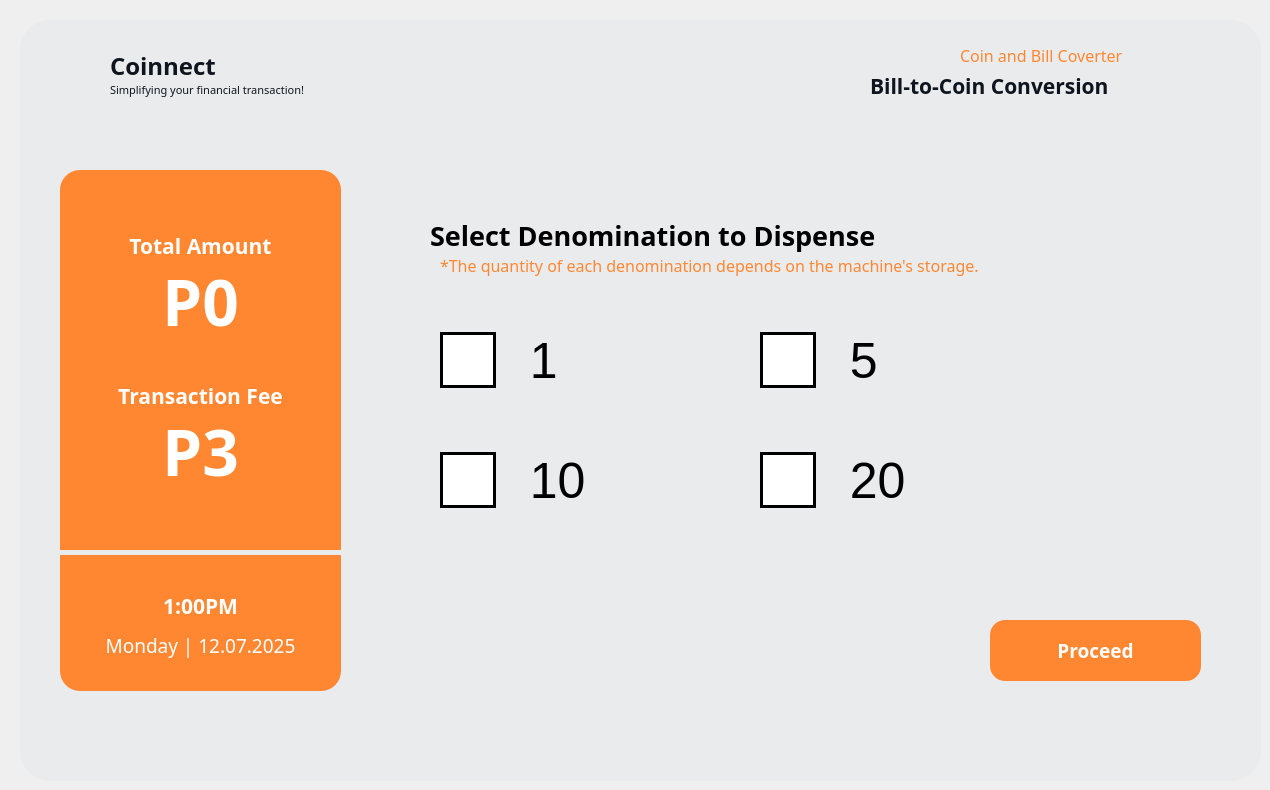
  <widget class="QWidget" name="dashboardFrame_03">
   <widget class="QFrame" name="DashboardFrame_3">
    <property name="enabled">
     <bool>true</bool>
    </property>
    <property name="geometry">
     <rect>
      <x>20</x>
      <y>20</y>
      <width>1241</width>
      <height>761</height>
     </rect>
    </property>
    <property name="font">
     <font>
      <pointsize>9</pointsize>
     </font>
    </property>
    <property name="styleSheet">
     <string notr="true">QFrame {
    background-color: #eaebec;
	border-radius: 30px;
}
</string>
    </property>
    <property name="frameShape">
     <enum>QFrame::NoFrame</enum>
    </property>
    <widget class="QLabel" name="label_137">
     <property name="geometry">
      <rect>
       <x>90</x>
       <y>20</y>
       <width>141</width>
       <height>51</height>
      </rect>
     </property>
     <property name="font">
      <font>
       <family>Montserrat</family>
       <pointsize>18</pointsize>
       <weight>75</weight>
       <bold>true</bold>
      </font>
     </property>
     <property name="styleSheet">
      <string notr="true">QLabel {
    color: #0f151f;
}
</string>
     </property>
     <property name="text">
      <string>Coinnect</string>
     </property>
    </widget>
    <widget class="QLabel" name="label_138">
     <property name="geometry">
      <rect>
       <x>90</x>
       <y>60</y>
       <width>231</width>
       <height>20</height>
      </rect>
     </property>
     <property name="font">
      <font>
       <family>Montserrat</family>
       <pointsize>8</pointsize>
       <weight>50</weight>
       <bold>false</bold>
      </font>
     </property>
     <property name="styleSheet">
      <string notr="true">QLabel {
    color: #0f151f;
}
</string>
     </property>
     <property name="text">
      <string>Simplifying your financial transaction!</string>
     </property>
    </widget>
    <widget class="QLabel" name="main_logo_54">
     <property name="geometry">
      <rect>
       <x>40</x>
       <y>35</y>
       <width>40</width>
       <height>40</height>
      </rect>
     </property>
     <property name="text">
      <string/>
     </property>
     <property name="pixmap">
      <pixmap>images/Coinnect Logo.png</pixmap>
     </property>
     <property name="scaledContents">
      <bool>true</bool>
     </property>
    </widget>
    <widget class="QLabel" name="label_139">
     <property name="geometry">
      <rect>
       <x>410</x>
       <y>190</y>
       <width>561</width>
       <height>51</height>
      </rect>
     </property>
     <property name="font">
      <font>
       <family>Montserrat</family>
       <pointsize>20</pointsize>
       <weight>75</weight>
       <bold>true</bold>
      </font>
     </property>
     <property name="layoutDirection">
      <enum>Qt::LeftToRight</enum>
     </property>
     <property name="styleSheet">
      <string notr="true">QLabel {
    color: black;
	background-color: transparent;
}
</string>
     </property>
     <property name="text">
      <string>Select Denomination to Dispense</string>
     </property>
    </widget>
    <widget class="QLabel" name="label_140">
     <property name="geometry">
      <rect>
       <x>940</x>
       <y>20</y>
       <width>201</width>
       <height>31</height>
      </rect>
     </property>
     <property name="font">
      <font>
       <family>Montserrat</family>
       <pointsize>12</pointsize>
       <weight>50</weight>
       <bold>false</bold>
      </font>
     </property>
     <property name="styleSheet">
      <string notr="true">QLabel {
    color: #ff8731;
}
</string>
     </property>
     <property name="text">
      <string>Coin and Bill Coverter</string>
     </property>
    </widget>
    <widget class="QLabel" name="label_141">
     <property name="geometry">
      <rect>
       <x>850</x>
       <y>40</y>
       <width>291</width>
       <height>51</height>
      </rect>
     </property>
     <property name="font">
      <font>
       <family>Montserrat</family>
       <pointsize>16</pointsize>
       <weight>75</weight>
       <bold>true</bold>
      </font>
     </property>
     <property name="styleSheet">
      <string notr="true">QLabel {
    color: #0F151F;
}
</string>
     </property>
     <property name="text">
      <string>Bill-to-Coin Conversion</string>
     </property>
    </widget>
    <widget class="QLabel" name="main_logo_55">
     <property name="geometry">
      <rect>
       <x>1150</x>
       <y>30</y>
       <width>50</width>
       <height>50</height>
      </rect>
     </property>
     <property name="text">
      <string/>
     </property>
     <property name="pixmap">
      <pixmap>images/bill to coinn.png</pixmap>
     </property>
     <property name="scaledContents">
      <bool>true</bool>
     </property>
    </widget>
    <widget class="QToolButton" name="type_foreignBtn_8">
     <property name="geometry">
      <rect>
       <x>40</x>
       <y>150</y>
       <width>281</width>
       <height>521</height>
      </rect>
     </property>
     <property name="font">
      <font>
       <family>Montserrat</family>
       <pointsize>16</pointsize>
       <weight>75</weight>
       <bold>true</bold>
      </font>
     </property>
     <property name="cursor">
      <cursorShape>ArrowCursor</cursorShape>
     </property>
     <property name="styleSheet">
      <string notr="true">QToolButton {
    background-color: #ff8731;
    color: white;
    border: none;
    border-radius: 20px;
    padding-top:30px;
    text-align: center;
}

</string>
     </property>
     <property name="text">
      <string/>
     </property>
     <property name="iconSize">
      <size>
       <width>200</width>
       <height>200</height>
      </size>
     </property>
     <property name="checkable">
      <bool>false</bool>
     </property>
     <property name="popupMode">
      <enum>QToolButton::DelayedPopup</enum>
     </property>
     <property name="toolButtonStyle">
      <enum>Qt::ToolButtonIconOnly</enum>
     </property>
    </widget>
    <widget class="QToolButton" name="cb_dashboard_proceed">
     <property name="geometry">
      <rect>
       <x>970</x>
       <y>600</y>
       <width>211</width>
       <height>61</height>
      </rect>
     </property>
     <property name="font">
      <font>
       <family>Montserrat</family>
       <pointsize>14</pointsize>
       <weight>75</weight>
       <bold>true</bold>
      </font>
     </property>
     <property name="cursor">
      <cursorShape>PointingHandCursor</cursorShape>
     </property>
     <property name="styleSheet">
      <string notr="true">QToolButton {
    background-color: #ff8731;
    color: white;
    border: none;
    border-radius: 15px;
    text-align: center;
}

QToolButton:hover {
    background-color: #FFA05C;  /* light gray */
}

QToolButton:pressed {
    background-color: #F56600;
    padding-top: 15px;  /* simulate press-in */
    padding-bottom: 20px;
 
}

</string>
     </property>
     <property name="text">
      <string>Proceed</string>
     </property>
     <property name="iconSize">
      <size>
       <width>200</width>
       <height>200</height>
      </size>
     </property>
     <property name="checkable">
      <bool>false</bool>
     </property>
     <property name="popupMode">
      <enum>QToolButton::DelayedPopup</enum>
     </property>
     <property name="toolButtonStyle">
      <enum>Qt::ToolButtonIconOnly</enum>
     </property>
    </widget>
    <widget class="QLabel" name="label_142">
     <property name="geometry">
      <rect>
       <x>420</x>
       <y>220</y>
       <width>651</width>
       <height>51</height>
      </rect>
     </property>
     <property name="font">
      <font>
       <family>Montserrat</family>
       <pointsize>12</pointsize>
       <weight>50</weight>
       <bold>false</bold>
      </font>
     </property>
     <property name="styleSheet">
      <string notr="true">QLabel {
    color: #ff8731;
}
</string>
     </property>
     <property name="text">
      <string>*The quantity of each denomination depends on the machine's storage.</string>
     </property>
    </widget>
    <widget class="QLabel" name="label_143">
     <property name="geometry">
      <rect>
       <x>70</x>
       <y>200</y>
       <width>221</width>
       <height>51</height>
      </rect>
     </property>
     <property name="font">
      <font>
       <family>Montserrat</family>
       <pointsize>16</pointsize>
       <weight>75</weight>
       <bold>true</bold>
      </font>
     </property>
     <property name="layoutDirection">
      <enum>Qt::LeftToRight</enum>
     </property>
     <property name="styleSheet">
      <string notr="true">QLabel {
    color: white;
	background-color: transparent;
}
</string>
     </property>
     <property name="text">
      <string>Total Amount</string>
     </property>
     <property name="alignment">
      <set>Qt::AlignCenter</set>
     </property>
    </widget>
    <widget class="QLabel" name="cb_dashboard_selected">
     <property name="geometry">
      <rect>
       <x>50</x>
       <y>240</y>
       <width>261</width>
       <height>81</height>
      </rect>
     </property>
     <property name="font">
      <font>
       <family>Montserrat</family>
       <pointsize>48</pointsize>
       <weight>75</weight>
       <bold>true</bold>
      </font>
     </property>
     <property name="layoutDirection">
      <enum>Qt::LeftToRight</enum>
     </property>
     <property name="styleSheet">
      <string notr="true">QLabel {
    color: white;
	background-color: transparent;
}
</string>
     </property>
     <property name="text">
      <string>P0</string>
     </property>
     <property name="alignment">
      <set>Qt::AlignCenter</set>
     </property>
    </widget>
    <widget class="QLabel" name="cb_dashboard_tf">
     <property name="geometry">
      <rect>
       <x>90</x>
       <y>390</y>
       <width>181</width>
       <height>81</height>
      </rect>
     </property>
     <property name="font">
      <font>
       <family>Montserrat</family>
       <pointsize>48</pointsize>
       <weight>75</weight>
       <bold>true</bold>
      </font>
     </property>
     <property name="layoutDirection">
      <enum>Qt::LeftToRight</enum>
     </property>
     <property name="styleSheet">
      <string notr="true">QLabel {
    color: white;
	background-color: transparent;
}
</string>
     </property>
     <property name="text">
      <string>P3</string>
     </property>
     <property name="alignment">
      <set>Qt::AlignCenter</set>
     </property>
    </widget>
    <widget class="QLabel" name="label_144">
     <property name="geometry">
      <rect>
       <x>70</x>
       <y>350</y>
       <width>221</width>
       <height>51</height>
      </rect>
     </property>
     <property name="font">
      <font>
       <family>Montserrat</family>
       <pointsize>16</pointsize>
       <weight>75</weight>
       <bold>true</bold>
      </font>
     </property>
     <property name="layoutDirection">
      <enum>Qt::LeftToRight</enum>
     </property>
     <property name="styleSheet">
      <string notr="true">QLabel {
    color: white;
	background-color: transparent;
}
</string>
     </property>
     <property name="text">
      <string>Transaction Fee</string>
     </property>
     <property name="alignment">
      <set>Qt::AlignCenter</set>
     </property>
    </widget>
    <widget class="Line" name="line_28">
     <property name="geometry">
      <rect>
       <x>40</x>
       <y>530</y>
       <width>281</width>
       <height>5</height>
      </rect>
     </property>
     <property name="orientation">
      <enum>Qt::Vertical</enum>
     </property>
    </widget>
    <widget class="QLabel" name="main_timeLabel_9">
     <property name="geometry">
      <rect>
       <x>110</x>
       <y>570</y>
       <width>141</width>
       <height>31</height>
      </rect>
     </property>
     <property name="font">
      <font>
       <family>Montserrat</family>
       <pointsize>16</pointsize>
       <weight>75</weight>
       <bold>true</bold>
      </font>
     </property>
     <property name="layoutDirection">
      <enum>Qt::LeftToRight</enum>
     </property>
     <property name="styleSheet">
      <string notr="true">QLabel {
	background-color: transparent;
    color: white;  /* or just #fff */
}
</string>
     </property>
     <property name="text">
      <string>1:00PM</string>
     </property>
     <property name="alignment">
      <set>Qt::AlignCenter</set>
     </property>
    </widget>
    <widget class="QLabel" name="main_DateLabel_9">
     <property name="geometry">
      <rect>
       <x>40</x>
       <y>610</y>
       <width>281</width>
       <height>31</height>
      </rect>
     </property>
     <property name="font">
      <font>
       <family>Montserrat</family>
       <pointsize>14</pointsize>
       <weight>50</weight>
       <bold>false</bold>
      </font>
     </property>
     <property name="styleSheet">
      <string notr="true">QLabel {
	background-color: transparent;
    color: white;  /* or just #fff */
}
</string>
     </property>
     <property name="text">
      <string>Monday | 12.07.2025</string>
     </property>
     <property name="alignment">
      <set>Qt::AlignCenter</set>
     </property>
    </widget>
    <widget class="QCheckBox" name="cb_dashboard_1">
     <property name="geometry">
      <rect>
       <x>420</x>
       <y>300</y>
       <width>161</width>
       <height>81</height>
      </rect>
     </property>
     <property name="font">
      <font>
       <pointsize>-1</pointsize>
      </font>
     </property>
     <property name="styleSheet">
      <string notr="true">QCheckBox {
    color: black;
    background-color: transparent;
    font-size: 50px;
}

QCheckBox::indicator {
    width: 50px;
    height: 50px;
}

/* CHECKED */
QCheckBox::indicator:checked {
    background-color: #F56600;
    border: 3px solid #F56600;
    image: url(&quot;D:/Coinnect UI/images/checkWhite.png&quot;);
}


/* UNCHECKED */
QCheckBox::indicator:unchecked {
    background-color: white;
    border: 3px solid #000000;
}

/* DISABLED STATE (Visually Greyed Out) */
QCheckBox:disabled {
    color: grey;
}

QCheckBox::indicator:disabled {
    background-color: #CCCCCC;
    border: 3px solid #aaaaaa;
}
</string>
     </property>
     <property name="text">
      <string>  1</string>
     </property>
     <property name="tristate">
      <bool>false</bool>
     </property>
    </widget>
    <widget class="QCheckBox" name="cb_dashboard_5">
     <property name="geometry">
      <rect>
       <x>740</x>
       <y>300</y>
       <width>161</width>
       <height>81</height>
      </rect>
     </property>
     <property name="font">
      <font>
       <pointsize>-1</pointsize>
      </font>
     </property>
     <property name="styleSheet">
      <string notr="true">QCheckBox {
    color: black;
    background-color: transparent;
    font-size: 50px;
}

QCheckBox::indicator {
    width: 50px;
    height: 50px;
}

/* CHECKED */
QCheckBox::indicator:checked {
    background-color: #F56600;
    border: 3px solid #F56600;
    image: url(&quot;D:/Coinnect UI/images/checkWhite.png&quot;);
}

/* UNCHECKED */
QCheckBox::indicator:unchecked {
    background-color: white;
    border: 3px solid #000000;
}

/* DISABLED STATE (Visually Greyed Out) */
QCheckBox:disabled {
    color: grey;
}

QCheckBox::indicator:disabled {
    background-color: #CCCCCC;
    border: 3px solid #aaaaaa;
}
</string>
     </property>
     <property name="text">
      <string>  5</string>
     </property>
     <property name="tristate">
      <bool>false</bool>
     </property>
    </widget>
    <widget class="QCheckBox" name="cb_dashboard_10">
     <property name="geometry">
      <rect>
       <x>420</x>
       <y>420</y>
       <width>241</width>
       <height>81</height>
      </rect>
     </property>
     <property name="font">
      <font>
       <pointsize>-1</pointsize>
      </font>
     </property>
     <property name="styleSheet">
      <string notr="true">QCheckBox {
    color: black;
    background-color: transparent;
    font-size: 50px;
}

QCheckBox::indicator {
    width: 50px;
    height: 50px;
}

/* CHECKED */
QCheckBox::indicator:checked {
    background-color: #F56600;
    border: 3px solid #F56600;
    image: url(&quot;D:/Coinnect UI/images/checkWhite.png&quot;);
}


/* UNCHECKED */
QCheckBox::indicator:unchecked {
    background-color: white;
    border: 3px solid #000000;
}

/* DISABLED STATE (Visually Greyed Out) */
QCheckBox:disabled {
    color: grey;
}

QCheckBox::indicator:disabled {
    background-color: #CCCCCC;
    border: 3px solid #aaaaaa;
}
</string>
     </property>
     <property name="text">
      <string>  10</string>
     </property>
     <property name="tristate">
      <bool>false</bool>
     </property>
    </widget>
    <widget class="QCheckBox" name="cb_dashboard_20">
     <property name="geometry">
      <rect>
       <x>740</x>
       <y>420</y>
       <width>241</width>
       <height>81</height>
      </rect>
     </property>
     <property name="font">
      <font>
       <pointsize>-1</pointsize>
      </font>
     </property>
     <property name="styleSheet">
      <string notr="true">QCheckBox {
    color: black;
    background-color: transparent;
    font-size: 50px;
}

QCheckBox::indicator {
    width: 50px;
    height: 50px;
}

/* CHECKED */
QCheckBox::indicator:checked {
    background-color: #F56600;
    border: 3px solid #F56600;
    image: url(&quot;D:/Coinnect UI/images/checkWhite.png&quot;);
}


/* UNCHECKED */
QCheckBox::indicator:unchecked {
    background-color: white;
    border: 3px solid #000000;
}

/* DISABLED STATE (Visually Greyed Out) */
QCheckBox:disabled {
    color: grey;
}

QCheckBox::indicator:disabled {
    background-color: #CCCCCC;
    border: 3px solid #aaaaaa;
}
</string>
     </property>
     <property name="text">
      <string>  20</string>
     </property>
     <property name="tristate">
      <bool>false</bool>
     </property>
    </widget>
    <widget class="QPushButton" name="converter_select_backBtn_11">
     <property name="geometry">
      <rect>
       <x>50</x>
       <y>700</y>
       <width>21</width>
       <height>41</height>
      </rect>
     </property>
     <property name="font">
      <font>
       <family>Montserrat</family>
       <pointsize>12</pointsize>
       <weight>75</weight>
       <bold>true</bold>
      </font>
     </property>
     <property name="cursor">
      <cursorShape>PointingHandCursor</cursorShape>
     </property>
     <property name="styleSheet">
      <string notr="true">QPushButton {
    background-color: #eaebec;
    border-radius: 30px;
}


QPushButton:pressed {
    padding-top: 8px;  /* simulate press-in */
    padding-bottom: 7px;
    box-shadow: inset 0px 2px 4px rgba(255, 255, 255, 0.4); /* lighter shadow */
}
</string>
     </property>
     <property name="text">
      <string/>
     </property>
     <property name="icon">
      <iconset>
       <normaloff>images/back_black.png</normaloff>images/back_black.png</iconset>
     </property>
     <property name="iconSize">
      <size>
       <width>20</width>
       <height>20</height>
      </size>
     </property>
    </widget>
    <zorder>label_141</zorder>
    <zorder>label_142</zorder>
    <zorder>label_137</zorder>
    <zorder>label_138</zorder>
    <zorder>main_logo_54</zorder>
    <zorder>label_139</zorder>
    <zorder>label_140</zorder>
    <zorder>main_logo_55</zorder>
    <zorder>type_foreignBtn_8</zorder>
    <zorder>cb_dashboard_proceed</zorder>
    <zorder>label_143</zorder>
    <zorder>cb_dashboard_selected</zorder>
    <zorder>cb_dashboard_tf</zorder>
    <zorder>label_144</zorder>
    <zorder>line_28</zorder>
    <zorder>main_timeLabel_9</zorder>
    <zorder>main_DateLabel_9</zorder>
    <zorder>cb_dashboard_1</zorder>
    <zorder>cb_dashboard_5</zorder>
    <zorder>cb_dashboard_10</zorder>
    <zorder>cb_dashboard_20</zorder>
    <zorder>converter_select_backBtn_11</zorder>
   </widget>
  </widget>
